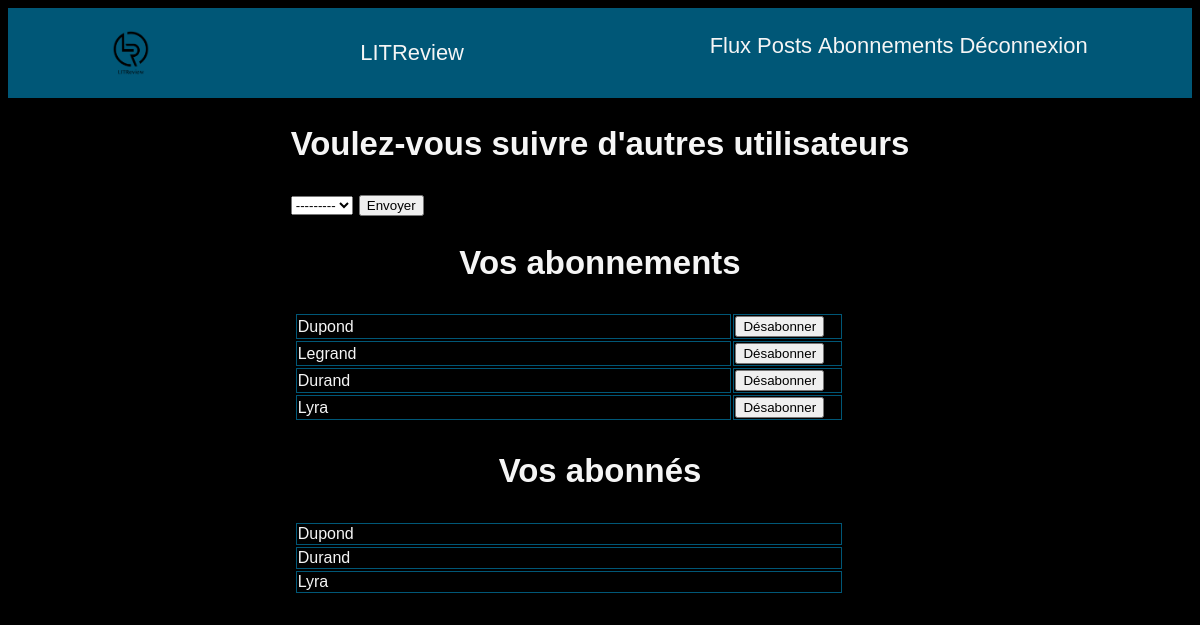
/subscription/ (signed in), run on an earlier commit of the app's database.
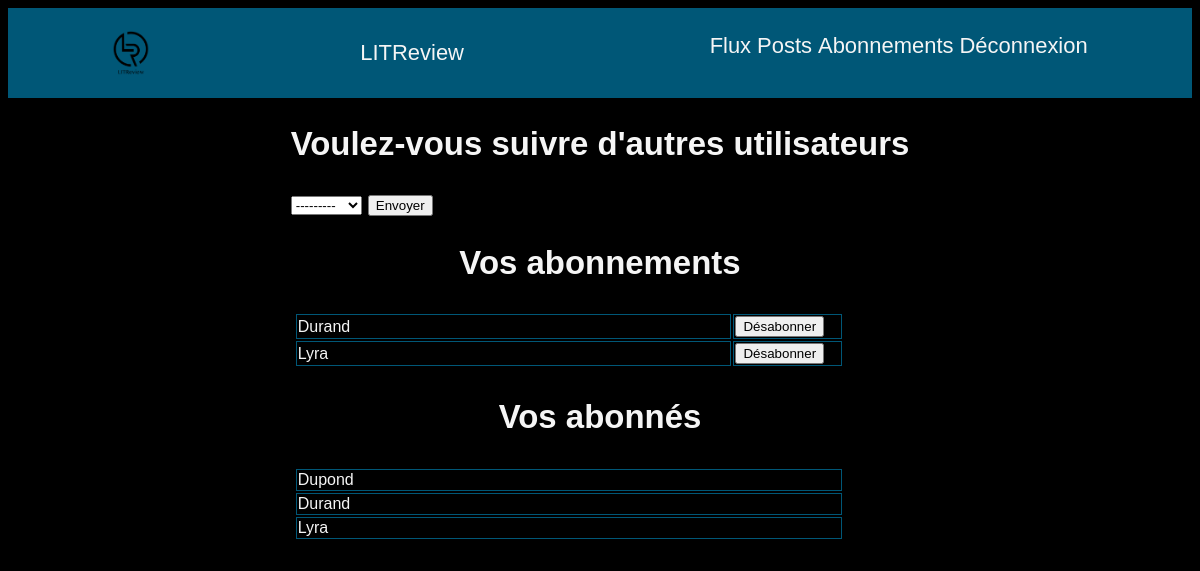
And on a later commit of the database.
### blog/models.py (models this page shows)
class UserFollows(models.Model):
    user = models.ForeignKey(to=settings.AUTH_USER_MODEL, on_delete=models.CASCADE, related_name='followed_user')
    followed_user = models.ForeignKey(to=settings.AUTH_USER_MODEL, on_delete=models.CASCADE, related_name='followed_by')
    class Meta:
        unique_together = ('user', 'followed_user', )

### authentication/models.py (models this page shows)
class User(AbstractUser):
    ADMINISTRATOR = 'ADMINISTRATOR'
    USER = 'USER'
    ROLE_CHOICES = (
        (ADMINISTRATOR, 'Administrateur'),
        (USER, 'Utilisateur'),
    )
    role = models.CharField(max_length=30, choices=ROLE_CHOICES, verbose_name='Rôle')
    email = models.EmailField()
    EMAIL_FIELD = 'email'

### blog/views.py (the view, shortened to what this page needs)
# urls.py: path('subscription/', views.subscription, name='subscription')
@login_required
def subscription(request):
    my_subscription_user = UserFollows.objects.filter(user=request.user.id)
    my_subscribers = UserFollows.objects.filter(followed_user=request.user.id)
    my_subscription_user_id = [x.followed_user_id for x in my_subscription_user]
    my_subscription_user_id.append(request.user.id)
    subscribe = forms.UserSubscribeForm(exclude=my_subscription_user_id)
    unsubscribe = forms.UnSubscriptionForm()
    return render(
        request,
        'blog/subscription.html',
        {
            'subscribe': subscribe,
            'unsubscribe': unsubscribe,
            'my_subscription': my_subscription_user,
            'my_subscribers': my_subscribers
        }
    )

### blog/forms.py
class UserSubscribeForm(forms.ModelForm):
    subscribe = forms.BooleanField(widget=forms.HiddenInput, initial=True)
    def __init__(self, exclude, *args, **kwargs):
        super(UserSubscribeForm, self).__init__(*args, **kwargs)
        self.fields['followed_user'].label = ''
        self.fields['followed_user'].queryset = User.objects.all().exclude(id__in=exclude)
    class Meta:
        model = UserFollows
        fields = ['followed_user']

class UnSubscriptionForm(forms.Form):
    unsubscribe = forms.BooleanField(widget=forms.HiddenInput, initial=True)

### blog/templates/blog/subscription.html (shortened to what this page needs)
{% extends 'base.html' %}
{% block content %}
    <section class="abonnements">
        <div>
            <h2>Voulez-vous suivre d'autres utilisateurs</h2>
            <form method="post">
                {{ subscribe }}
                <button type="submit">Envoyer</button>
            </form>
        </div>
        <div>
           {% include 'blog/table.html' with submit='Désabonner' title='Vos abonnements' users=my_subscription %}
        </div>
        <div>
           {% include 'blog/table.html' with  title='Vos abonnés' users=my_subscribers %}
        </div>
    </section>
{% endblock content %}

### blog/templates/blog/table.html (shortened to what this page needs)
<h2> {{title}}</h2>
<table border="1">
    {% for user in users %}
        <tr>
            {% if submit %}
                <td>{{user.followed_user}}</td>
                <td>
                    <form method="post">
                        <button type="submit" >Désabonner</button>
                    </form>
                </td>
            {% else %}
                <td>{{user.user}}</td>
            {% endif %}
        </tr>
    {% endfor %}
</table>

What changed in the data, as far as the page shows it:
removed UserFollows: followed_user "Dupond"
removed UserFollows: followed_user "Legrand"
